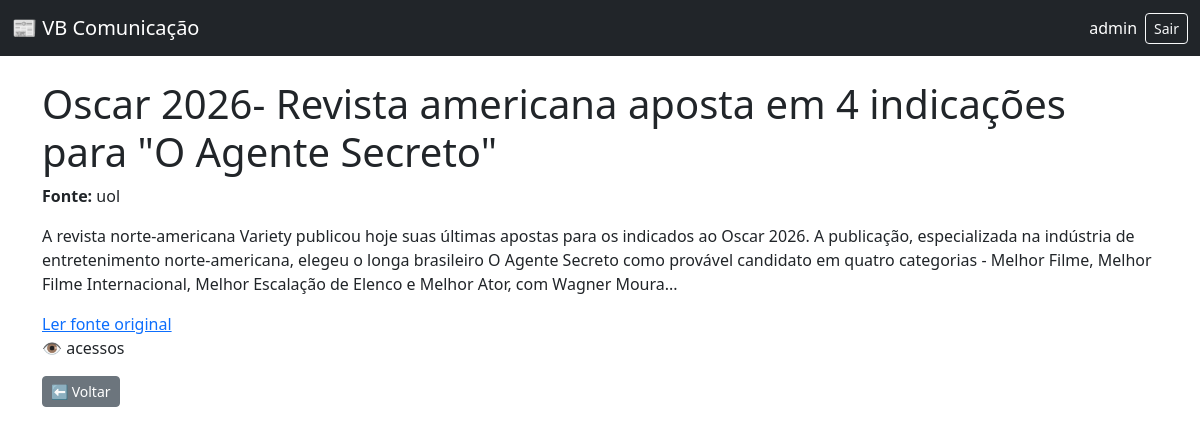
The page /noticias/detalhe/4/ (signed in) on the database its author committed.
### noticias/models.py (models this page shows, shortened)
class Noticia(models.Model):
    titulo = models.CharField(max_length=200)
    fonte = models.CharField(max_length=200)
    link = models.URLField()
    conteudo = models.TextField()
    confiavel = models.BooleanField(null=True)
    visualizacoes = models.PositiveIntegerField(default=0)
    criada_em = models.DateTimeField(auto_now_add=True)

### noticias/views.py (the view)
# urls.py: path('detalhe/<int:id>/', detalhe_noticia, name='detalhe_noticia'),
@login_required
def detalhe_noticia(request, id):
    noticia = get_object_or_404(Noticia, id=id)
    noticia.visualizacoes += 1
    noticia.save()
    return render(request, 'noticias/detalhe.html', {'noticia': noticia})

### noticias/templates/noticias/detalhe.html (shortened to what this page needs)
{% extends 'base.html' %}
{% block content %}
<h1>{{ noticia.titulo }}</h1>
<p><strong>Fonte:</strong> {{ noticia.fonte }}</p>
<p>{{ noticia.conteudo }}</p>
<a href="{{ noticia.link }}" target="_blank">
    Ler fonte original
</a>
<p>👁️ {{ noticia.acessos }} acessos</p>
<a href="{% url 'home' %}" class="btn btn-secondary btn-sm">
    ⬅ Voltar
</a>
{% endblock %}

### templates/base.html (shortened to what this page needs)
<!DOCTYPE html>
<html lang="pt-br">
<head>
    <link href="https://cdn.jsdelivr.net/npm/bootstrap@5.3.2/dist/css/bootstrap.min.css" rel="stylesheet">
</head>
<body>
<nav class="navbar navbar-dark bg-dark mb-4">
    <div class="container-fluid d-flex justify-content-between">
        <span class="navbar-brand">📰 VB Comunicação</span>
        {% if user.is_authenticated %}
        <div class="d-flex gap-2 align-items-center">
            <span class="text-white">{{ user.username }}</span>
            <form method="post" action="{% url 'logout' %}">
                <button class="btn btn-outline-light btn-sm">Sair</button>
            </form>
        </div>
        {% endif %}
    </div>
</nav>
<div class="container">
    {% block content %}{% endblock %}
</div>
</body>
</html>

### rows shown on the page
Noticia: titulo "Oscar 2026- Revista americana aposta em 4 indicações para \"O Agente Secreto\"", fonte "uol", conteudo "A revista norte-americana Variety publicou hoje suas últimas apostas para os indicados ao Oscar 2026. A publicação, especializada na indústria de entretenimento norte-americana, elegeu o longa brasileiro O Agente Secreto como provável candidato em quatro categorias - Melhor Filme, Melhor Filme Internacional, Melhor Escalação de Elenco e Melhor Ator, com Wagner Moura..."

### other values the page prints
{{ user.username }} "admin"
